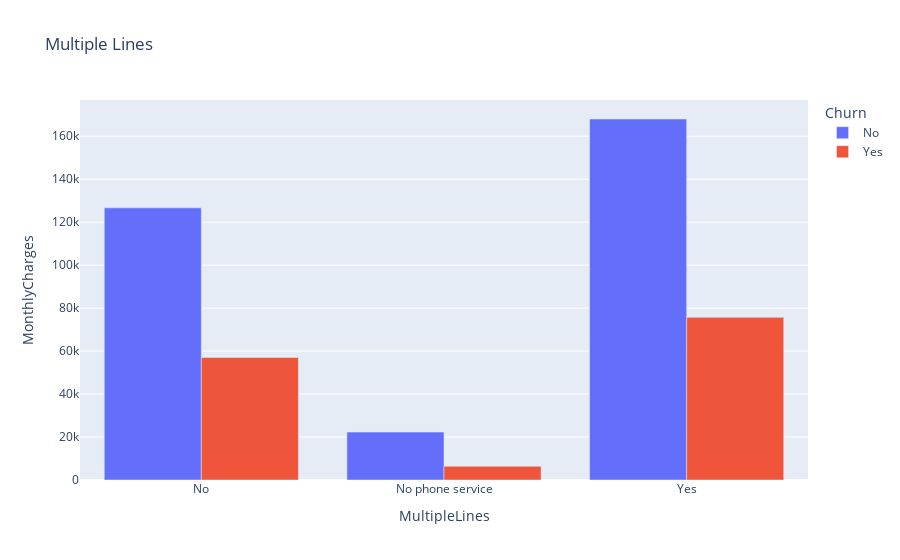

The notebook cell this image was saved under:
### Markdown cell above
### 2 Multiple Lines

### Code cell
multilines = df.groupby(["MultipleLines", "Churn"])["MonthlyCharges"].sum().reset_index()
fig = px.bar(multilines, 
             x='MultipleLines', 
             y='MonthlyCharges', 
             color='Churn',
             barmode="group",
            title='Multiple Lines')
fig.show()

### Figure 1 — Plotly figure (JSON) as saved in the notebook; plotly's stock layout.template omitted (floating-point values rounded to 4 significant figures)
{"data": [{"alignmentgroup": "True", "hovertemplate": "Churn=No<br>MultipleLines=%{x}<br>MonthlyCharges=%{y}<extra></extra>", "legendgroup": "No", "marker": {"color": "#636efa", "pattern": {"shape": ""}}, "name": "No", "offsetgroup": "No", "orientation": "v", "showlegend": true, "textposition": "auto", "type": "bar", "x": ["No", "No phone service", "Yes"], "xaxis": "x", "y": [126700.0, 22280.0, 168000.0], "yaxis": "y"}, {"alignmentgroup": "True", "hovertemplate": "Churn=Yes<br>MultipleLines=%{x}<br>MonthlyCharges=%{y}<extra></extra>", "legendgroup": "Yes", "marker": {"color": "#EF553B", "pattern": {"shape": ""}}, "name": "Yes", "offsetgroup": "Yes", "orientation": "v", "showlegend": true, "textposition": "auto", "type": "bar", "x": ["No", "No phone service", "Yes"], "xaxis": "x", "y": [57040.0, 6381.0, 75710.0], "yaxis": "y"}], "layout": {"barmode": "group", "legend": {"title": {"text": "Churn"}, "tracegroupgap": 0}, "title": {"text": "Multiple Lines"}, "xaxis": {"anchor": "y", "domain": [0, 1], "title": {"text": "MultipleLines"}}, "yaxis": {"anchor": "x", "domain": [0, 1], "title": {"text": "MonthlyCharges"}}}}
